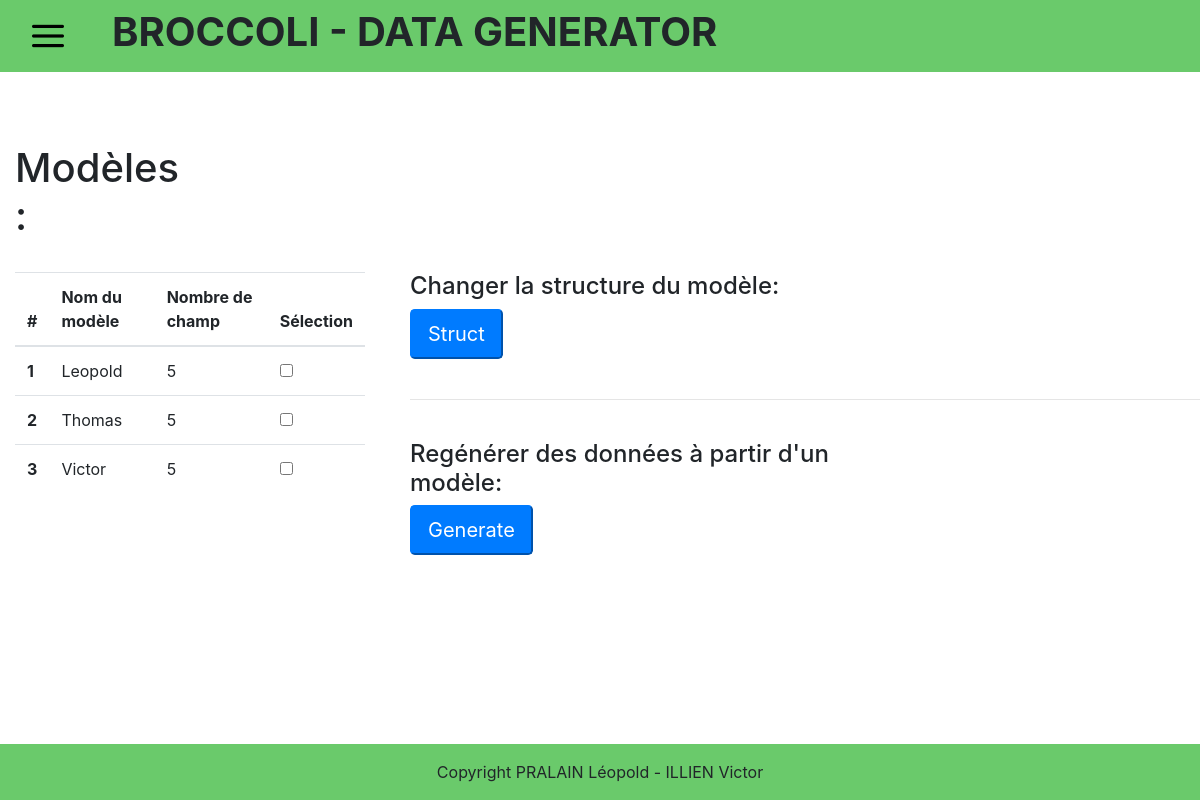
Page /replay.php on the earlier database version.
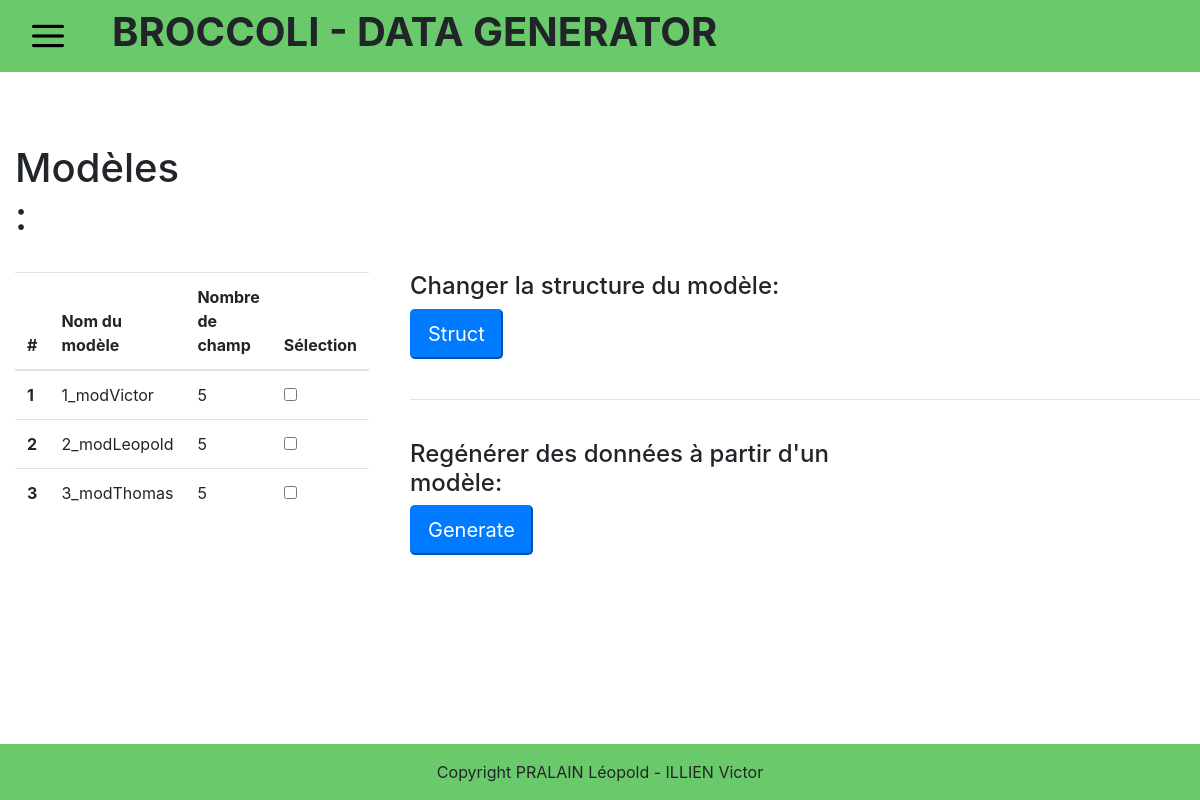
Same page on the later database version.
### tables this page shows
CREATE TABLE modele(
        libelle       Varchar (50) NOT NULL ,
        nom_fichier   Varchar (50) NOT NULL ,
        nom_table     Varchar (50) NOT NULL ,
        date_creation Date NOT NULL
	,CONSTRAINT modele_PK PRIMARY KEY (libelle)
);

### php/database.php (called while the page is built, shortened)
<?php
	function dbRecupNomModele($db) {
		try {
			$request = 'SELECT libelle FROM modele';
			$statement = $db->prepare($request);
			$statement->execute();
			$result = $statement->fetchAll(PDO::FETCH_ASSOC);
		} catch (PDOException $exception) {
			error_log('Request error: ' .$exception->getMessage());
			return false;
		}
		return $result;
	}
 ?>

### html/replay.php (the view, shortened to what this page needs)
<!DOCTYPE html>
<html lang="fr">
<head>
</head>
<body>
	<?php
		require_once("../php/database.php");
		$db = dbConnect();
		$modele = dbRecupNomModele($db);
	?>
	<form method="post">
		<div class="col-md-2">
			<h1>Modèles :</h1>
			<br>
		</div>
		<div class="row">
			<div class="col-md-4">
				<section class="container">
					<table class="table" id="tabReplay">
	  					<thead>
	    					<tr>
								<th scope="col">#</th>
								<th scope="col">Nom du modèle</th>
								<th scope="col">Nombre de champ</th>
								<th scope="col">Sélection</th>
					   		</tr>
						</thead>
						<tbody>
							<?php
								$i = 1;
								foreach($modele as $nom) {
									echo '<tr>';
									echo '<th scope="row">'.$i.'</th>';
									echo '<td>'.$nom['libelle'].'</td>';
									echo '<td> 5 </td>';
									echo '<td> <div class="form-check">
												<input type="checkbox" class="form-check-input" name="check'.$i.'"></div>';
									echo '</tr>';
									$i += 1;
								}
							?>
	 					</tbody>
					</table>
				</section>
			</div>
			<div class="col-md-8">
				<div class="row">
					<div class="col-md-8">
						<h4>Changer la structure du modèle: </h4>
						<button type="submit" name="index" class="btn-lg btn-primary buttonReplay"> Struct </button>
					</div>
				</div>
				<br><hr><br>
				<div class="row">
					<div class="col-md-8">
						<h4>Regénérer des données à partir d'un modèle: </h4>
						<button type="submit" name="generate" class="btn-lg btn-primary buttonReplay"> Generate </button>
					</div>
				</div>
			</div>
		</div>
	</form>
</body>
</html>

Differences in the rows shown:
removed modele: libelle "Leopold"
removed modele: libelle "Thomas"
removed modele: libelle "Victor"
added modele: libelle "1_modVictor"
added modele: libelle "2_modLeopold"
added modele: libelle "3_modThomas"
